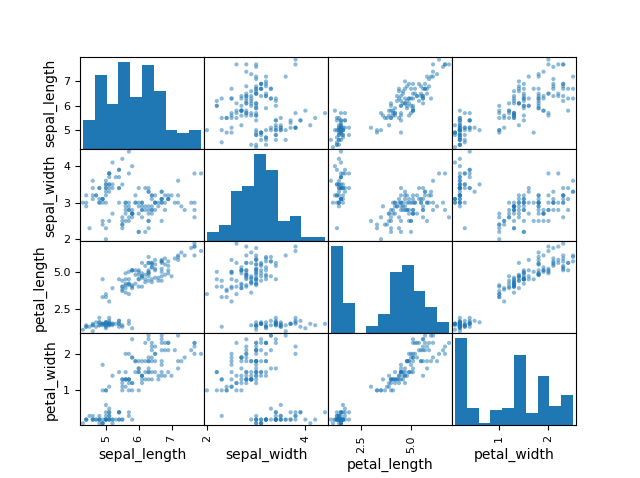

This chart was generated by the following Python code:
import pandas as pd
import matplotlib.pyplot as plt
import numpy as np

data = pd.read_csv("IrisDataSet.csv") 


# scatter plot matrix
from pandas.plotting import scatter_matrix
scatter_matrix(data)
plt.show()

#https://copycoding.com/d/your-second-machine-learning-project-with-this-famous-iris-dataset-in-python-part-5-of-9-
